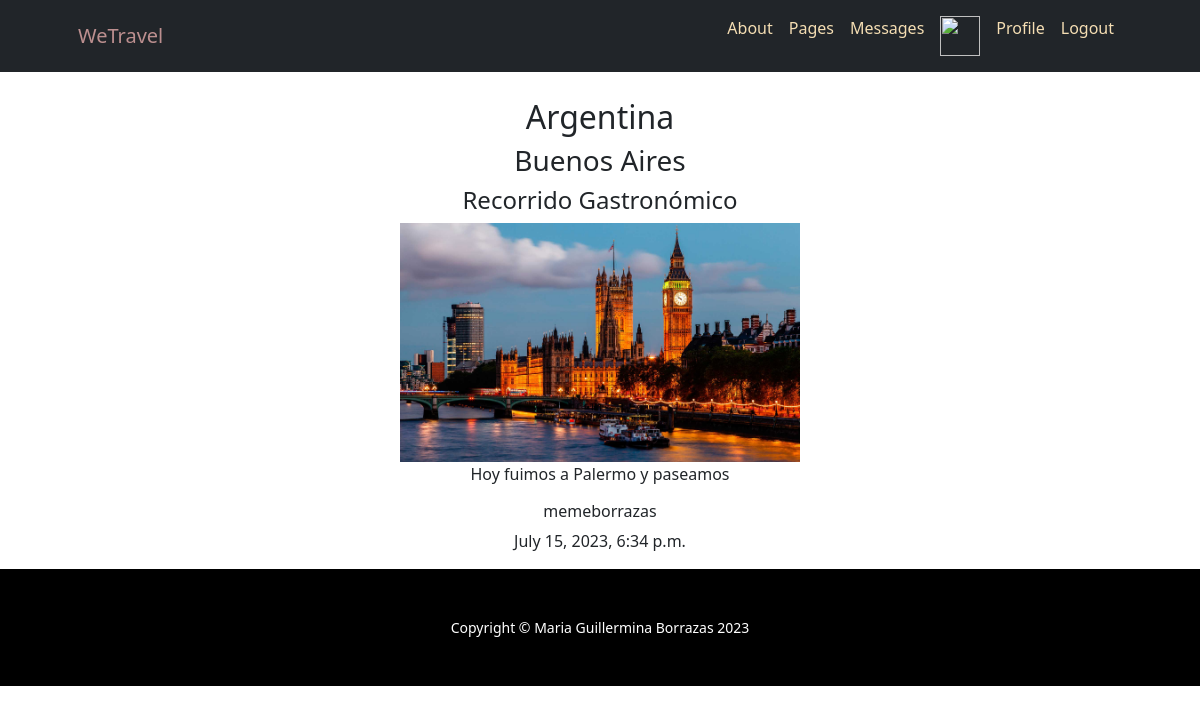
Screenshot of /pages/7 with the database file from the repository.
### AppGeneral/models.py (models this page shows, shortened)
class Blog(models.Model):
    pais = models.CharField(max_length=100)
    titulo = models.CharField(max_length=200)
    subtitulo = models.CharField(max_length=200)
    cuerpo = models.TextField()
    autor = models.ForeignKey(User, on_delete=models.CASCADE)
    fecha = models.DateTimeField(auto_now_add=True)
    imagen = models.ImageField(null=True, blank=True, upload_to="imagenes")

### AppGeneral/views.py (the view)
# urls.py: path('pages/<id>', verBlog, name='blog_ver'),
def verBlog(request, id):
    blog = Blog.objects.get(id = id)
    avatar = getavatar(request)
    return render(request, 'AppGeneral/blog.html', {'blog': blog, 'avatar': avatar})

### AppGeneral/templates/AppGeneral/blog.html (shortened to what this page needs)
<div>
    {% extends "AppGeneral/inicio.html" %}
    {% load static %}
    {% block contenidoQueCambia %}
        <div class="container text-center" style="padding-top: 50px">
            <br>
            <br>
            <h2>{{ blog.pais }}</h2>
            <h3>{{ blog.titulo }}</h3>
            <h4>{{ blog.subtitulo }}</h4>
            <img src="{{blog.imagen.url}}" width="400px">
            <p>{{ blog.cuerpo }}</p>
            <h6>{{ blog.autor }}</h6>
            <p>{{ blog.fecha }}</p>
        </div>
    {% endblock %}

### rows the page displays
Blog: pais "Argentina", titulo "Buenos Aires", subtitulo "Recorrido Gastronómico", imagen (picture), cuerpo "Hoy fuimos a Palermo y paseamos", autor "memeborrazas", fecha "July 15, 2023, 6:34 p.m."
